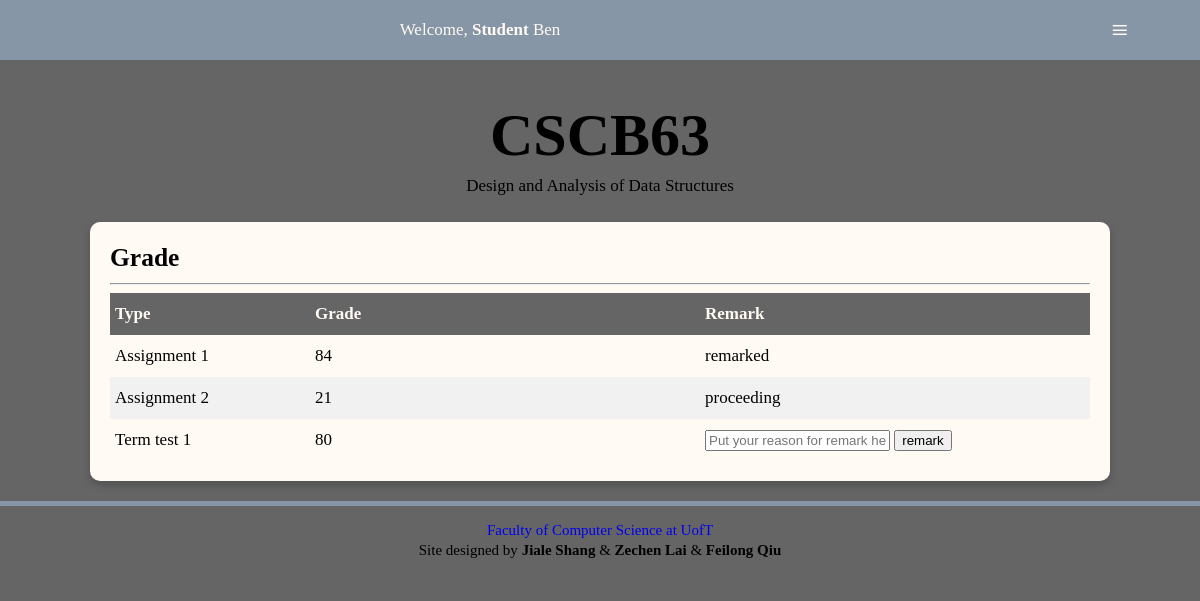
The page /grade (signed in) on the database its author committed.
### tables this page shows
CREATE TABLE "Grades" (
	"username"	NVARCHAR(25) NOT NULL,
	"ename"	NVARCHAR(25) NOT NULL,
	"grade"	INTEGER NOT NULL,
	"remark"	INTEGER,
	"request"	NVARCHAR(255),
	PRIMARY KEY("username","ename"),
	FOREIGN KEY("username") REFERENCES "Users"("username")
);

### app.py (the view)
@app.route("/grade",methods=['GET','POST'])
def grade():
    if not 'user' in session:
        return redirect(url_for('home'))
    db=get_db()
    db.row_factory = make_dicts
    if session['user']['type']:
        students=get_student_table()
        events=get_event_table()
        grades = get_grade_table()
        return render_template('grade_i.html',event=events,user=session['user'],grade=grades,student=students)
    else:
        grades = get_grade_table()
        return render_template('grade_s.html',user=session['user'],grade=grades)

### app.py (called while the page is built)
def get_db():
    db=getattr(g,'_database',None)
    if db is None:
        db=g._database=sqlite3.connect(DATABASE)
    return db

def make_dicts(cursor, row):
    return dict((cursor.description[idx][0],value)
                for idx,value in enumerate(row))

def query_db(query, args=(),one=False):
    cur = get_db().execute(query,args)
    rv = cur.fetchall()
    cur.close()
    return (rv[0] if rv else None) if one else rv

def get_grade_table():
    db=get_db()
    db.row_factory = make_dicts
    grades=[]
    username=session['user']['username']
    if session['user']['type']:
        for grade in query_db("select distinct username, grade, remark, ename,request from Grades natural join Takes where cid in (select cid from Takes where username=?)", [username]):
            grades.append(grade)
    else:
        for grade in query_db("select * from Grades where username=?", [username]):
            grades.append(grade)
    db.close()
    return grades

@app.teardown_appcontext
def close_connection(exception):
    db = getattr(g, '_database', None)
    if db is not None:
        db.close()

### templates/grade_s.html (shortened to what this page needs)
<!DOCTYPE html>
<html lang="en">
<head>
<link href="../static/style.css" rel="stylesheet">
</head>
<body>
  <nav>
    <div id="menu-title">Welcome, <strong>Student</strong> {{ user['name']['first_name'] }}</div>
    <label for="drop" class="button">≡</label>
  </nav>
  <div class="content">
    <div class="title">
      <h1>CSCB63</h1>
      <p>Design and Analysis of Data Structures</p>
    </div>
    <section>
      <h2>Grade</h2><hr>
      <div class="table">
        <div class="row">
          <div class="cell">Type</div>
          <div class="cell">Grade</div>
          <div class="cell">Remark</div>
        </div>
          {% for item in grade %}
          <div class="row">
              <div class="cell">{{ item['ename'] }}</div>
              <div class="cell">{{ item['grade'] }}</div>
              <div class="cell">
              {% if item['remark'] == 1 %}
                proceeding
              {% elif item['remark'] == -1 %}
                remarked
              {% else %}
                <form method="post" action="/grade-remark">
                    <input type="text" class="remark-content" maxlength="255" value="" placeholder="Put your reason for remark here." name="remark_request">
                    <input type="submit" value ="remark">
                </form>
              {% endif %}
              </div>
          </div>
          {% endfor %}
      </div>
    </section>
  </div>
  <div id="footer">
    <p><a href="http://web.cs.toronto.edu">Faculty of Computer Science at UofT</a></p>
    <p>Site designed by <strong>Jiale Shang</strong> & <strong>Zechen Lai</strong> & <strong>Feilong Qiu</strong></p>
  </div>
</body>
</html>

### static/style.css (style rules this page uses)
body { background: #656565; font-size:17px; line-height: 32px; margin: 0; padding: 0; word-wrap:break-word !important; }
ul, p,h1,h2,h3 { margin:0; }
.title { text-align:center; margin-top: 100px; }
h1 { font-size:60px; line-height: 70px; }
.content { width: 85%; margin: 0 auto; margin-top: 30px; max-width: 1200px; min-width: 375px; }
a { text-decoration: none; }
section { box-shadow: 0 4px 8px 0 rgba(0,0,0,0.2); transition: 0.3s; margin:20px 0; padding: 20px; background: #fffaf4; border-radius: 10px; overflow: auto; }
.button, [id^=drop], .mobile-split { display: none; }
nav { margin:0; padding: 0; background-color: #8696a7; width: 100%; position: fixed; top:0; overflow: visible; }
#menu-title { display: block; padding: 0 30px; float: left; font-size:20px; line-height: 60px; color:#fffaf4; }
nav:after { content:""; display:table; clear:both; }
.table { display: flex; flex-direction: column; }
.row { display: flex; }
.row:nth-child(odd) { background: #f1f1f1; }
.cell { flex: 2; }
.cell:nth-child(1) { flex: 1; }
.cell:nth-child(2) { flex: 2; }
.row:first-child .cell { display: flex; font-weight: bold; background: #656565; color: #fffaf4; }
.row .cell { padding: 5px; box-sizing: border-box; }
#footer { padding:10px; text-align:center; border-top: 5px solid #8696a7; padding-top: 1%; }
#footer p { margin:5px; line-height: 15px; font-size: 15px; }
#footer a { text-decoration: none; transition: 0.4s; }
@media all and (max-width : 1227px) { #menu-title { padding: 0; width: 80%; text-align: center; float: left; font-size: 17px; } }
@media all and (max-width : 1227px) { nav ,nav ul { margin: 0; } }
@media all and (max-width : 1227px) { .button { display: block; background-color: #8696a7; padding:14px 20px; font-size:30px; text-decoration:none; float: right; border:none; width:10%; } }
@media all and (max-width : 1227px) { nav a:hover, nav ul ul a, nav ul ul, .button { color:#fffaf4; text-align: center; } }

### rows shown on the page
Grades: ename "Assignment 1", grade "84", remark "remarked"
Grades: ename "Assignment 2", grade "21", remark "proceeding"
Grades: ename "Term test 1", grade "80"

### other values the page prints
{{ user['name']['first_name'] }} "Ben"
